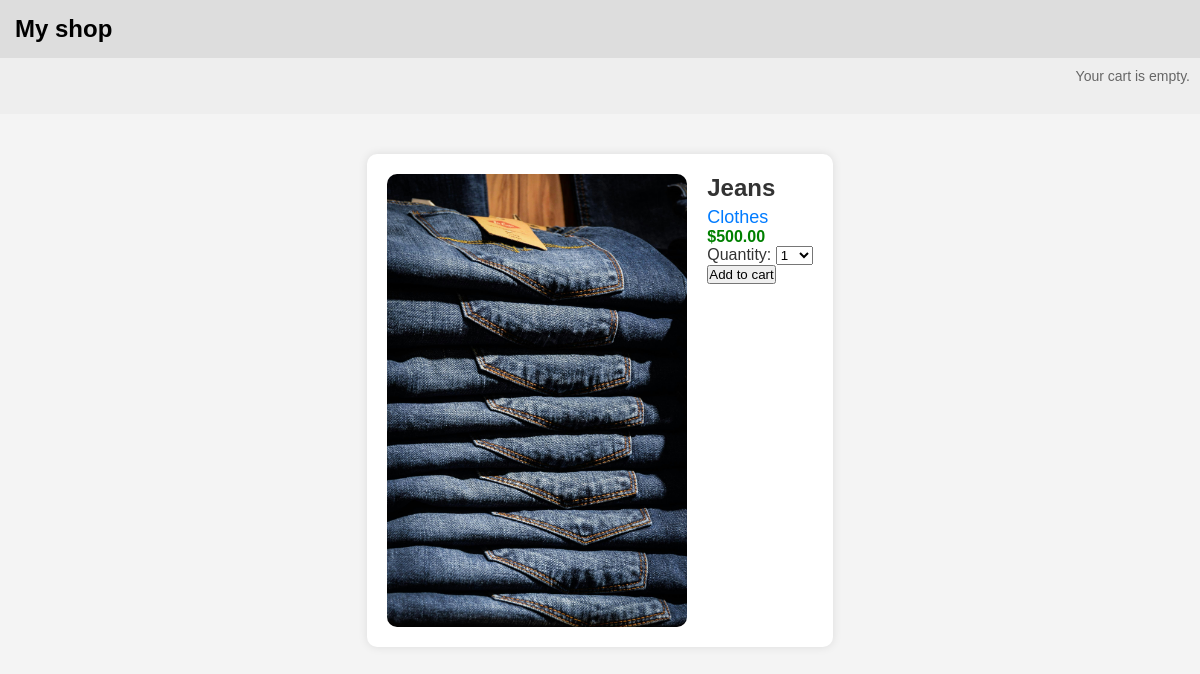
Screenshot of /3/jeans/ with the database file from the repository.
### shop/models.py (models this page shows, shortened)
class Product(models.Model):
    category = models.ForeignKey(Category, related_name='products', on_delete=models.CASCADE)
    name = models.CharField(max_length=200, db_index=True)
    slug = models.SlugField(max_length=200, db_index=True)
    image = models.ImageField(upload_to='products/%Y/%m/%d',
    blank=True)
    description = models.TextField(blank=True)
    price = models.DecimalField(max_digits=10, decimal_places=2)
    stock = models.PositiveIntegerField()
    available = models.BooleanField(default=True)
    created = models.DateTimeField(auto_now_add=True)
    updated = models.DateTimeField(auto_now=True)
    class Meta:
        ordering = ('name',)
        indexes = [
              models.Index(fields=["id", "slug"]),
          ]

class Category(models.Model):
      name = models.CharField(max_length=200,
      db_index=True)
      slug = models.SlugField(max_length=200,
      db_index=True,
      unique=True)
      class Meta:
        ordering = ('name',)
        verbose_name = 'category'
        verbose_name_plural = 'categories'
      def __str__(self):
        return self.name
      def get_absolute_url(self):
        return reverse('shop:product_list_by_category',
                        args=[self.slug])

### shop/views.py (the view)
# urls.py: path('<int:id>/<slug:slug>/', views.product_detail, name='product_detail'),  # For product details
def product_detail(request, id, slug):
 product = get_object_or_404(Product,
                            id=id,
                            slug=slug,
                            available=True)
 cart_product_form = CartAddProductForm()
 return render(request,
              'shop/product/detail.html',
              {'product': product,
               'cart_product_form': cart_product_form})

### cart/forms.py
class CartAddProductForm(forms.Form):
    quantity = forms.TypedChoiceField(
                                    choices=PRODUCT_QUANTITY_CHOICES,
                                    coerce=int)
    update = forms.BooleanField(required=False,
                                    initial=False,
                                    widget=forms.HiddenInput)

### shop/templates/shop/product/detail.html (shortened to what this page needs)
{% extends "shop/base.html" %}
{% load static %}
{% block content %}
<div class="product-detail">
  <img src="{% if product.image %}{{ product.image.url }}{% else %}{% static "img/no_image.png" %}{% endif %}">
  <div class="product-info">
      <h1 class="product-name">{{ product.name }}</h1>
      <a href="{{ product.category.get_absolute_url }}" class="product-category">{{ product.category }}</a>
      <p class="price">${{ product.price }}</p>
      <form action="{% url "cart:cart_add" product.id %}" method="post">
        {{ cart_product_form }}
        <input type="submit" value="Add to cart">
      </form>
  </div>
</div>
{% endblock %}

### static/css/base.css (style rules this page uses)
* { margin: 0; padding: 0; box-sizing: border-box; }
body { font-family: 'Arial', sans-serif; background-color: #f4f4f4; color: #333; }
.price { font-weight: bold; color: green; }
.product-detail { display: flex; align-items: flex-start; gap: 20px; max-width: 800px; margin: 20px auto; background: white; padding: 20px; border-radius: 10px; box-shadow: 0 0 10px rgba(0, 0, 0, 0.1); }
.product-detail img { max-width: 300px; height: auto; border-radius: 10px; flex-shrink: 0; }
.product-detail .product-info { flex-grow: 1; }
.product-detail .product-name { font-size: 24px; font-weight: bold; margin: 0; }
.product-detail .product-category { font-size: 18px; color: #007bff; text-decoration: none; display: block; margin-top: 5px; }

### rows the page displays
Product: image (picture), name "Jeans", category "Clothes", price "500.00"
